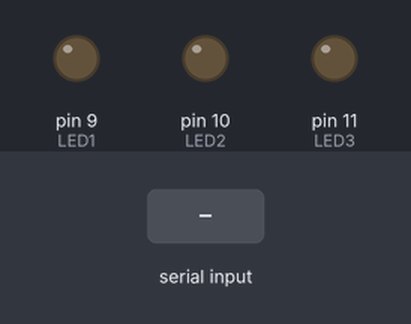
The sketch below on a simulated Arduino Uno, built with avr-gcc and run on an emulated ATmega328P. Parts: output pins drawn as LEDs (lit = HIGH). The inputs (shaded band) are chosen by the test bench.

Above: at 1.2 s.
1.3 s: "11\n" received over Serial
At 1.8 s:
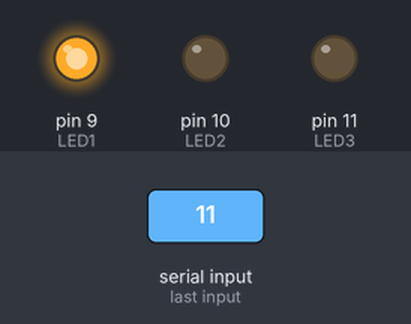
Timing chart, 0 to 4.3 s (numbered marks = the images above; inputs shaded):
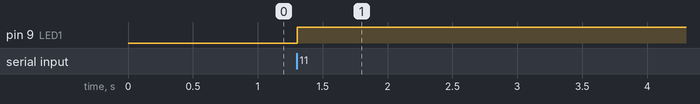

The sketch:

0322_.ino
```cpp
#include <string.h>
short LED1 = 9;
short LED2 = 10;
short LED3 = 11;

void setup () {
  Serial.begin(9600);
  pinMode(LED1, OUTPUT);
  pinMode(LED2, OUTPUT);
  pinMode(LED3, OUTPUT);
}

void loop () {
  char *first ,*second, *third;
  int data1 ,data2 ,data3;
  String serialResponse;
  int len;
  if ( Serial.available()) {
    serialResponse = Serial.readStringUntil('\n'); //read data into a String object serialRespons
    len = serialResponse.length(); // get the length of the String
    char buf[len+1];
    serialResponse.toCharArray(buf, sizeof(buf)); // convert a String object to char *buf

    // split buf by comma
    first = strtok(buf,","); //get the first CharArray splitted by comma
    data1 = atoi(first); // convert CharArray to integer
    if (data1 == 11)
      digitalWrite(LED1, HIGH);
    // Second strtok iteration
    second = strtok(NULL,",");
    data2 = atoi(second);
    if (data2 == 12)
      digitalWrite(LED2, HIGH);
    third = strtok(NULL,",");
    data3 = atoi(third);
    if (data3 == 13)
      digitalWrite(LED3, HIGH); }
}
```

Measured:
- after the input at 1.3 s, pin 9 (LED1): LOW → HIGH at once
